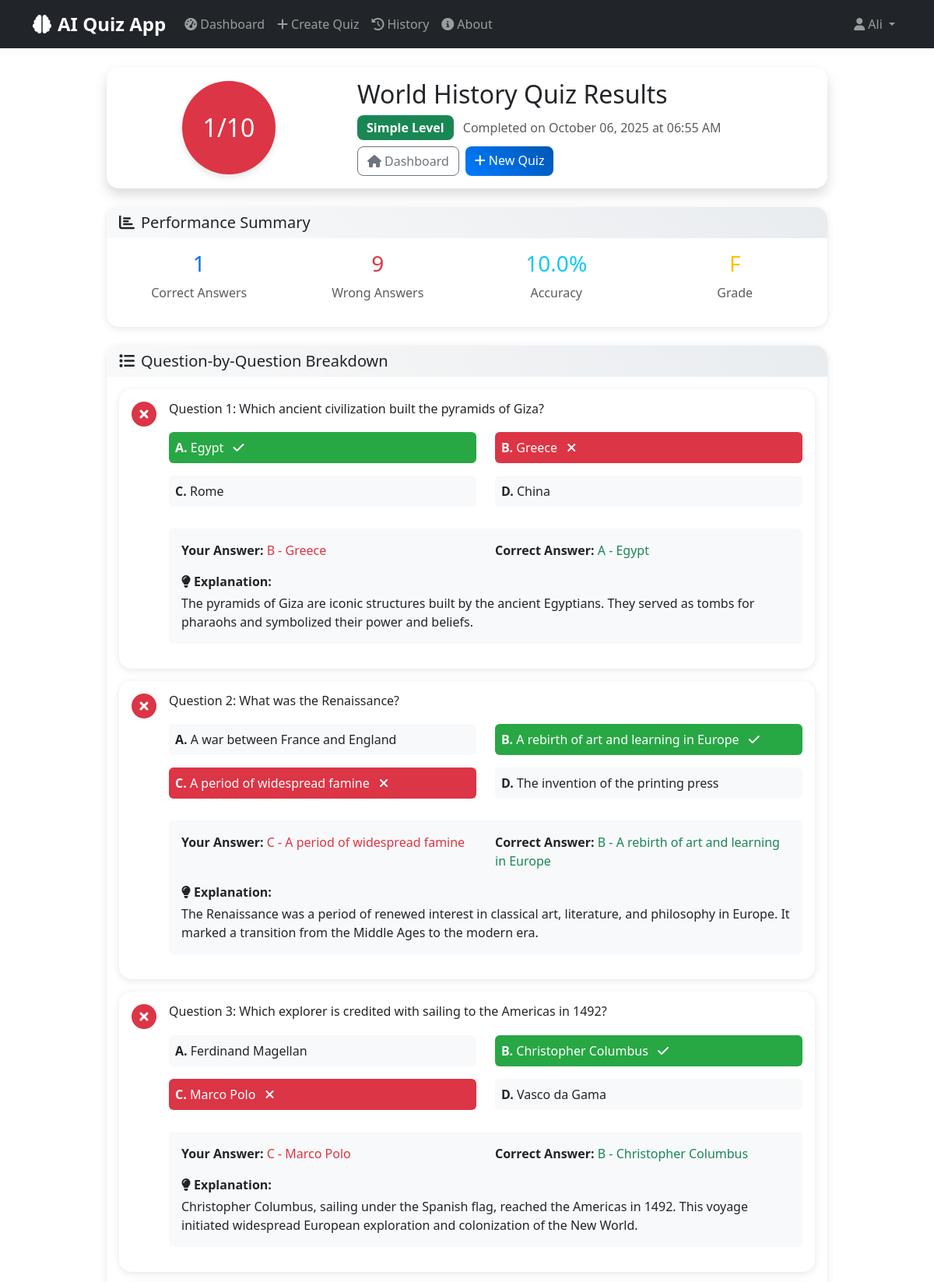
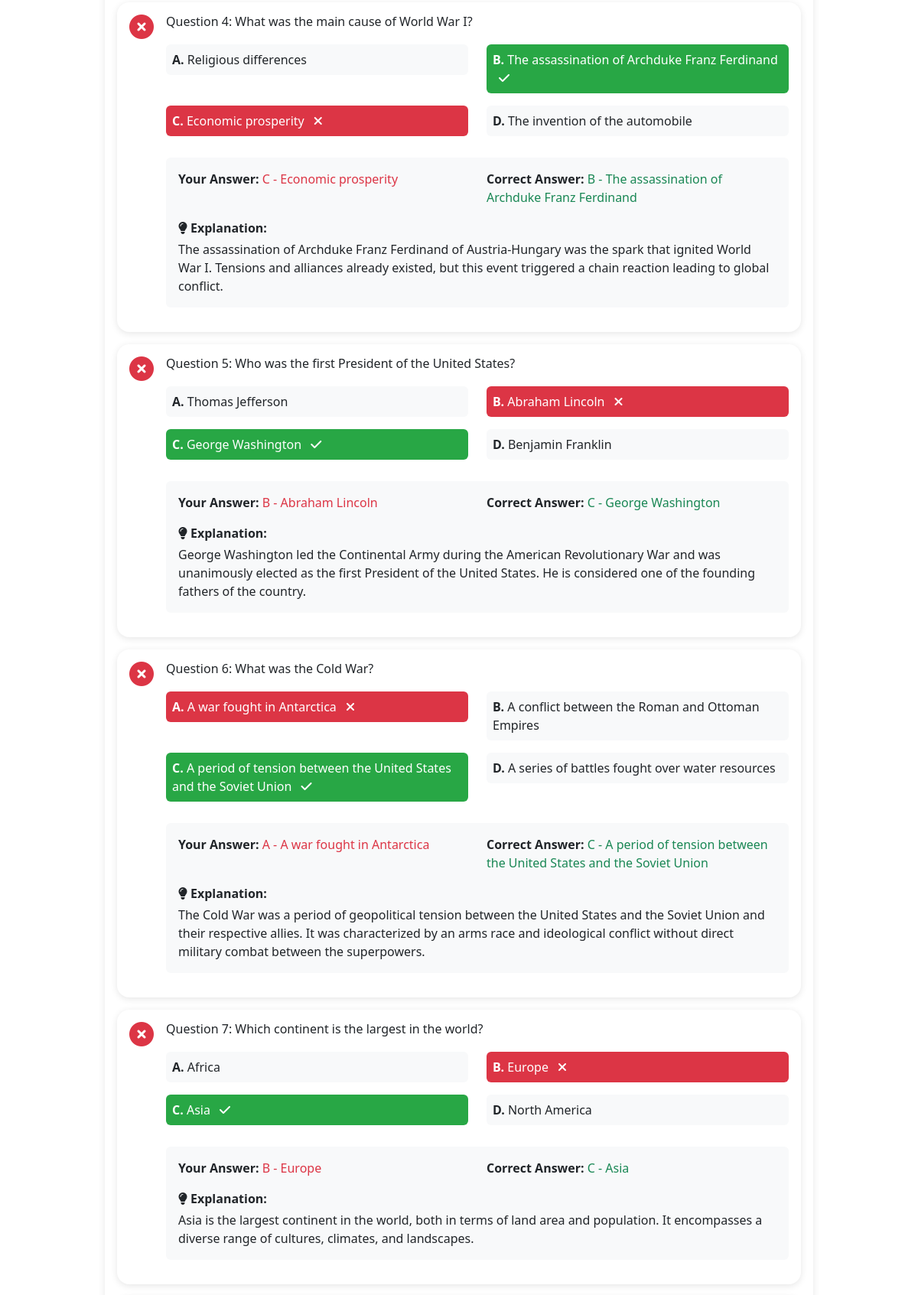
Page /quiz/results/1 (signed in, upper part) on the committed database (2 pictures, top to bottom).
### models.py (models this page shows, shortened)
class User(UserMixin, db.Model):
    __tablename__ = 'users'
    id = db.Column(db.Integer, primary_key=True)
    username = db.Column(db.String(80), unique=True, nullable=False)
    email = db.Column(db.String(120), unique=True, nullable=False)
    password_hash = db.Column(db.String(255), nullable=False)
    created_at = db.Column(db.DateTime, default=datetime.utcnow)
    results = db.relationship('QuizResult', backref='user', lazy=True)

class QuizResult(db.Model):
    __tablename__ = 'quiz_results'
    id = db.Column(db.Integer, primary_key=True)
    user_id = db.Column(db.Integer, db.ForeignKey('users.id'), nullable=False)
    quiz_id = db.Column(db.Integer, db.ForeignKey('quizzes.id'), nullable=False)
    score = db.Column(db.Integer, nullable=False)
    user_answers = db.Column(db.JSON, nullable=False)  # Store user's answers as JSON
    taken_at = db.Column(db.DateTime, default=datetime.utcnow)

class Quiz(db.Model):
    __tablename__ = 'quizzes'
    id = db.Column(db.Integer, primary_key=True)
    topic = db.Column(db.String(200), nullable=False)
    difficulty = db.Column(db.Enum('simple', 'medium', 'hard'), nullable=False)
    created_at = db.Column(db.DateTime, default=datetime.utcnow)
    questions = db.relationship('Question', backref='quiz', lazy=True, cascade='all, delete-orphan')
    results = db.relationship('QuizResult', backref='quiz', lazy=True)

class Question(db.Model):
    __tablename__ = 'questions'
    id = db.Column(db.Integer, primary_key=True)
    quiz_id = db.Column(db.Integer, db.ForeignKey('quizzes.id'), nullable=False)
    question_text = db.Column(db.Text, nullable=False)
    option_a = db.Column(db.String(500), nullable=False)
    option_b = db.Column(db.String(500), nullable=False)
    option_c = db.Column(db.String(500), nullable=False)
    option_d = db.Column(db.String(500), nullable=False)
    correct_option = db.Column(db.Enum('A', 'B', 'C', 'D'), nullable=False)
    explanation = db.Column(db.Text, nullable=False)
    question_number = db.Column(db.Integer, nullable=False)

### routes/quiz.py (the view)
@quiz_bp.route('/results/<int:result_id>')
@login_required
def view_results(result_id):
    result = QuizResult.query.get_or_404(result_id)
    if result.user_id != current_user.id:
        flash('You can only view your own quiz results.', 'error')
        return redirect(url_for('main.dashboard'))
    score, detailed_results = calculate_quiz_score(result.quiz_id, result.user_answers)
    return render_template('quiz/results.html',
                         result=result,
                         detailed_results=detailed_results,
                         quiz=result.quiz)

### templates/quiz/results.html (shortened to what this page needs)
{% extends "base.html" %}
{% block content %}
<div class="row justify-content-center">
    <div class="col-lg-10">
        <div class="card shadow mb-4">
            <div class="card-body text-center">
                <div class="row align-items-center">
                    <div class="col-md-4">
                        <div class="score-circle bg-{{ 'success' if result.score >= 7 else 'warning' if result.score >= 5 else 'danger' }} text-white d-inline-flex align-items-center justify-content-center">
                            <span class="h2 mb-0">{{ result.score }}/10</span>
                        </div>
                    </div>
                    <div class="col-md-8 text-md-start mt-3 mt-md-0">
                        <h2>{{ quiz.topic }} Quiz Results</h2>
                        <p class="mb-2">
                            <span class="badge bg-{{ 'success' if quiz.difficulty == 'simple' else 'warning' if quiz.difficulty == 'medium' else 'danger' }} fs-6 me-2">
                                {{ quiz.difficulty.title() }} Level
                            </span>
                            <span class="text-muted">Completed on {{ result.taken_at.strftime('%B %d, %Y at %I:%M %p') }}</span>
                        </p>
                        <div class="d-flex gap-2 justify-content-md-start justify-content-center">
                            <a href="{{ url_for('main.dashboard') }}" class="btn btn-outline-secondary">
                                <i class="fas fa-home me-1"></i>Dashboard
                            </a>
                            <a href="{{ url_for('quiz.create_quiz') }}" class="btn btn-primary">
                                <i class="fas fa-plus me-1"></i>New Quiz
                            </a>
                        </div>
                    </div>
                </div>
            </div>
        </div>
        <div class="card mb-4">
            <div class="card-header">
                <h5 class="mb-0"><i class="fas fa-chart-bar me-2"></i>Performance Summary</h5>
            </div>
            <div class="card-body">
                <div class="row text-center">
                    <div class="col-md-3 mb-3">
                        <div class="h3 text-primary">{{ result.score }}</div>
                        <div class="text-muted">Correct Answers</div>
                    </div>
                    <div class="col-md-3 mb-3">
                        <div class="h3 text-danger">{{ 10 - result.score }}</div>
                        <div class="text-muted">Wrong Answers</div>
                    </div>
                    <div class="col-md-3 mb-3">
                        <div class="h3 text-info">{{ ((result.score / 10) * 100)|round(1) }}%</div>
                        <div class="text-muted">Accuracy</div>
                    </div>
                    <div class="col-md-3 mb-3">
                        <div class="h3 text-warning">
                            {% set percentage = (result.score / 10) * 100 %}
                            {% if percentage >= 90 %}A+
                            {% elif percentage >= 80 %}A
                            {% elif percentage >= 70 %}B
                            {% elif percentage >= 60 %}C
                            {% elif percentage >= 50 %}D
                            {% else %}F
                            {% endif %}
                        </div>
                        <div class="text-muted">Grade</div>
                    </div>
                </div>
            </div>
        </div>
        <div class="card">
            <div class="card-header">
                <h5 class="mb-0"><i class="fas fa-list me-2"></i>Question-by-Question Breakdown</h5>
            </div>
            <div class="card-body">
                {% for question_result in detailed_results %}
                <div class="card mb-3 border-{{ 'success' if question_result.is_correct else 'danger' }}" style="border-width: 2px;">
                    <div class="card-body">
                        <div class="d-flex align-items-start mb-3">
                            <div class="me-3">
                                {% if question_result.is_correct %}
                                    <i class="fas fa-check-circle fa-2x text-success"></i>
                                {% else %}
                                    <i class="fas fa-times-circle fa-2x text-danger"></i>
                                {% endif %}
                            </div>
                            <div class="flex-grow-1">
                                <h6 class="card-title">
                                    Question {{ question_result.question_number }}: {{ question_result.question_text }}
                                </h6>
                                <div class="row mt-3">
                                    {% for option_key, option_text in question_result.options.items() %}
                                    <div class="col-md-6 mb-2">
                                        <div class="option-display p-2 rounded
                                            {% if option_key == question_result.correct_answer %}bg-success text-white
                                            {% elif option_key == question_result.user_answer and option_key != question_result.correct_answer %}bg-danger text-white
                                            {% else %}bg-light
                                            {% endif %}">
                                            <strong>{{ option_key }}.</strong> {{ option_text }}
                                            {% if option_key == question_result.correct_answer %}
                                                <i class="fas fa-check ms-2"></i>
                                            {% elif option_key == question_result.user_answer and option_key != question_result.correct_answer %}
                                                <i class="fas fa-times ms-2"></i>
                                            {% endif %}
                                        </div>
                                    </div>
                                    {% endfor %}
                                </div>
                                <div class="mt-3 p-3 bg-light rounded">
                                    <div class="row">
                                        <div class="col-md-6">
                                            <strong>Your Answer:</strong>
                                            <span class="text-{{ 'success' if question_result.is_correct else 'danger' }}">
                                                {{ question_result.user_answer or 'Not answered' }}
                                                {% if question_result.user_answer %}
                                                    - {{ question_result.options[question_result.user_answer] }}
                                                {% endif %}
                                            </span>
                                        </div>
                                        <div class="col-md-6">
                                            <strong>Correct Answer:</strong>
                                            <span class="text-success">
                                                {{ question_result.correct_answer }} - {{ question_result.options[question_result.correct_answer] }}
                                            </span>
                                        </div>
                                    </div>
                                    <div class="mt-3">
                                        <strong><i class="fas fa-lightbulb me-1"></i>Explanation:</strong>
                                        <p class="mb-0 mt-1 explanation-text">{{ question_result.explanation }}</p>
                                    </div>
                                </div>
                            </div>
                        </div>
                    </div>
                </div>
                {% endfor %}
            </div>
        </div>
    </div>
</div>
{% endblock %}

### templates/base.html (shortened to what this page needs)
<!DOCTYPE html>
<html lang="en">
<head>
    <link href="https://cdn.jsdelivr.net/npm/bootstrap@5.3.0/dist/css/bootstrap.min.css" rel="stylesheet">
    <link href="https://cdnjs.cloudflare.com/ajax/libs/font-awesome/6.4.0/css/all.min.css" rel="stylesheet">
    <link href="{{ url_for('static', filename='css/style.css') }}" rel="stylesheet">
</head>
<body>
    <nav class="navbar navbar-expand-lg navbar-dark bg-dark">
        <div class="container">
            <a class="navbar-brand" href="{{ url_for('main.index') }}">
                <i class="fas fa-brain me-2"></i>AI Quiz App
            </a>
            <div class="collapse navbar-collapse" id="navbarNav">
                <ul class="navbar-nav me-auto">
                    {% if current_user.is_authenticated %}
                        <li class="nav-item">
                            <a class="nav-link" href="{{ url_for('main.dashboard') }}">
                                <i class="fas fa-tachometer-alt me-1"></i>Dashboard
                            </a>
                        </li>
                        <li class="nav-item">
                            <a class="nav-link" href="{{ url_for('quiz.create_quiz') }}">
                                <i class="fas fa-plus me-1"></i>Create Quiz
                            </a>
                        </li>
                        <li class="nav-item">
                            <a class="nav-link" href="{{ url_for('quiz.quiz_history') }}">
                                <i class="fas fa-history me-1"></i>History
                            </a>
                        </li>
                    {% endif %}
                    <li class="nav-item">
                        <a class="nav-link" href="{{ url_for('main.about') }}">
                            <i class="fas fa-info-circle me-1"></i>About
                        </a>
                    </li>
                </ul>
                <ul class="navbar-nav">
                    {% if current_user.is_authenticated %}
                        <li class="nav-item dropdown">
                            <a class="nav-link dropdown-toggle" href="#" id="navbarDropdown" role="button" data-bs-toggle="dropdown">
                                <i class="fas fa-user me-1"></i>{{ current_user.username }}
                            </a>
                        </li>
                    {% endif %}
                </ul>
            </div>
        </div>
    </nav>
    <main class="container my-4">
        {% block content %}{% endblock %}
    </main>
</body>
</html>

### static/css/style.css (style rules this page uses)
.btn { border-radius: 0.5rem; font-weight: 500; transition: all 0.3s ease; }
.btn-primary { background: linear-gradient(45deg, #007bff, #0056b3); border: none; }
.card { border-radius: 1rem; border: none; box-shadow: 0 2px 10px rgba(0, 0, 0, 0.1); transition: transform 0.3s ease, box-shadow 0.3s ease; }
.card-header { background: linear-gradient(45deg, #f8f9fa, #e9ecef); border-bottom: none; border-radius: 1rem 1rem 0 0 !important; }
.navbar-brand { font-weight: bold; font-size: 1.5rem; }
.navbar-nav .nav-link { font-weight: 500; transition: color 0.3s ease; }
.badge { font-size: 0.8rem; padding: 0.5rem 0.75rem; border-radius: 0.5rem; }
.fade-in-up { animation: fadeInUp 0.8s ease-out; }
.score-circle { width: 120px; height: 120px; border-radius: 50%; display: inline-flex; align-items: center; justify-content: center; font-size: 1.5rem; font-weight: bold; box-shadow: 0 4px 15px rgba(0, 0, 0, 0.2); animation: pulse 2s ease-in-out; }
.explanation-text { color: #212529; }
.option-display { transition: all 0.3s ease; padding: 0.75rem; border-radius: 0.5rem; margin: 0.25rem 0; }

### templates/quiz/results.html (style rules this page uses)
.score-circle { width: 120px; height: 120px; border-radius: 50%; font-size: 1.5rem; box-shadow: 0 4px 8px rgba(0,0,0,0.1); }
.option-display { transition: all 0.3s ease; }
.bg-success.text-white { background-color: #28a745 !important; }
.bg-danger.text-white { background-color: #dc3545 !important; }

### rows in the picture
User: username "Ali"
QuizResult: score "1", taken_at "October 06, 2025 at 06:55 AM", 10-result.score "9", ((result.score/10)*100)|round(1) "10.0"
Quiz: topic "World History", difficulty "Simple"
Question: question_number "1", question_text "Which ancient civilization built the pyramids of Giza?", correct_option "A", option_a "Egypt", option_key "B", option_b "Greece", option_key "C", option_c "Rome", option_key "D", option_d "China", user_answer "B", correct_answer "A", explanation "The pyramids of Giza are iconic structures built by the ancient Egyptians. They served as tombs for pharaohs and symbolized their power and beliefs."
Question: question_number "2", question_text "What was the Renaissance?", option_key "A", option_a "A war between France and England", correct_option "B", option_b "A rebirth of art and learning in Europe", option_key "C", option_c "A period of widespread famine", option_key "D", option_d "The invention of the printing press", user_answer "C", correct_answer "B", explanation "The Renaissance was a period of renewed interest in classical art, literature, and philosophy in Europe. It marked a transition from the Middle Ages to the modern era."
Question: question_number "3", question_text "Which explorer is credited with sailing to the Americas in 1492?", option_key "A", option_a "Ferdinand Magellan", correct_option "B", option_b "Christopher Columbus", option_key "C", option_c "Marco Polo", option_key "D", option_d "Vasco da Gama", user_answer "C", correct_answer "B", explanation "Christopher Columbus, sailing under the Spanish flag, reached the Americas in 1492. This voyage initiated widespread European exploration and colonization of the New World."
Question: question_number "4", question_text "What was the main cause of World War I?", option_key "A", option_a "Religious differences", correct_option "B", option_b "The assassination of Archduke Franz Ferdinand", option_key "C", option_c "Economic prosperity", option_key "D", option_d "The invention of the automobile", user_answer "C", correct_answer "B", explanation "The assassination of Archduke Franz Ferdinand of Austria-Hungary was the spark that ignited World War I. Tensions and alliances already existed, but this event triggered a chain reaction leading to global conflict."
Question: question_number "5", question_text "Who was the first President of the United States?", option_key "A", option_a "Thomas Jefferson", option_key "B", option_b "Abraham Lincoln", correct_option "C", option_c "George Washington", option_key "D", option_d "Benjamin Franklin", user_answer "B", correct_answer "C", explanation "George Washington led the Continental Army during the American Revolutionary War and was unanimously elected as the first President of the United States. He is considered one of the founding fathers of the country."
Question: question_number "6", question_text "What was the Cold War?", option_key "A", option_a "A war fought in Antarctica", option_key "B", option_b "A conflict between the Roman and Ottoman Empires", correct_option "C", option_c "A period of tension between the United States and the Soviet Union", option_key "D", option_d "A series of battles fought over water resources", user_answer "A", correct_answer "C", explanation "The Cold War was a period of geopolitical tension between the United States and the Soviet Union and their respective allies. It was characterized by an arms race and ideological conflict without direct military combat between the superpowers."
Question: question_number "7", question_text "Which continent is the largest in the world?", option_key "A", option_a "Africa", option_key "B", option_b "Europe", correct_option "C", option_c "Asia", option_key "D", option_d "North America", user_answer "B", correct_answer "C", explanation "Asia is the largest continent in the world, both in terms of land area and population. It encompasses a diverse range of cultures, climates, and landscapes."
